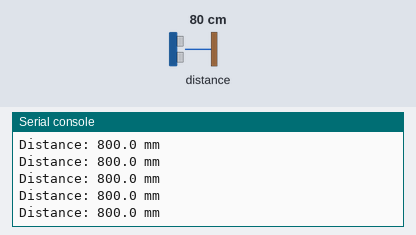
The program below on a simulated Raspberry Pi Pico running CircuitPython. Parts: the last lines printed to the serial console. The test bench sets the inputs (shaded band); at power-on: distance to the obstacle 80 cm.

Above: at 1.2 s.
1.3 s: distance to the obstacle set to 2 cm
At 1.33 s:
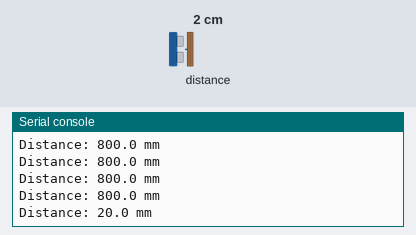
2.8 s: distance to the obstacle set to 4 cm
At 2.84 s:
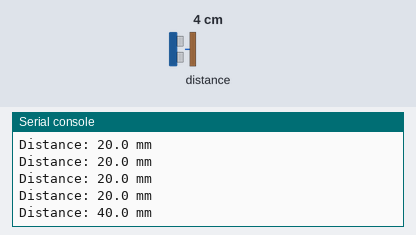
Timing chart, 0 to 5.8 s (numbered marks = the images above; inputs shaded):
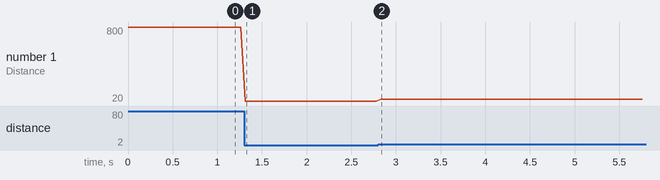

The program:

tof_test.py
```python
import time
import board
import busio
import adafruit_vl53l4cd

# Initialize the I2C bus using GP4 (SDA) and GP5 (SCL)
i2c = busio.I2C(board.GP5, board.GP4)

# Initialize the VL53L4CD sensor
sensor = adafruit_vl53l4cd.VL53L4CD(i2c)

# Optional: Configure the sensor settings
# Valid timing budgets: 10ms to 200ms (10ms is fast but noisy; 200ms is highly accurate)
sensor.timing_budget = 50
# Valid inter-measurement periods: must be >= timing_budget
sensor.inter_measurement = 60

print("VL53L4CD Initialized successfully!")
print("---------------------------------")

# Start continuous ranging measurements
sensor.start_ranging()

while True:
    # Check if a new distance reading is ready
    if sensor.data_ready:
        # Distance is returned in centimeters; clear the interrupt to request the next reading
        distance_cm = sensor.distance
        sensor.clear_interrupt()

        # Convert to millimeters for standard ToF precision
        distance_mm = distance_cm * 10

        print(f"Distance: {distance_mm:.1f} mm")

    time.sleep(0.05)
```

Measured:
- after the input at 1.3 s, the serial console: prints a new line at once (image 1)
- after the input at 2.8 s, the serial console: prints a new line at once (image 2)
- plotted number 1: 800 → 20 after the input at 1.3 s, 20 → 40 after the input at 2.8 s
